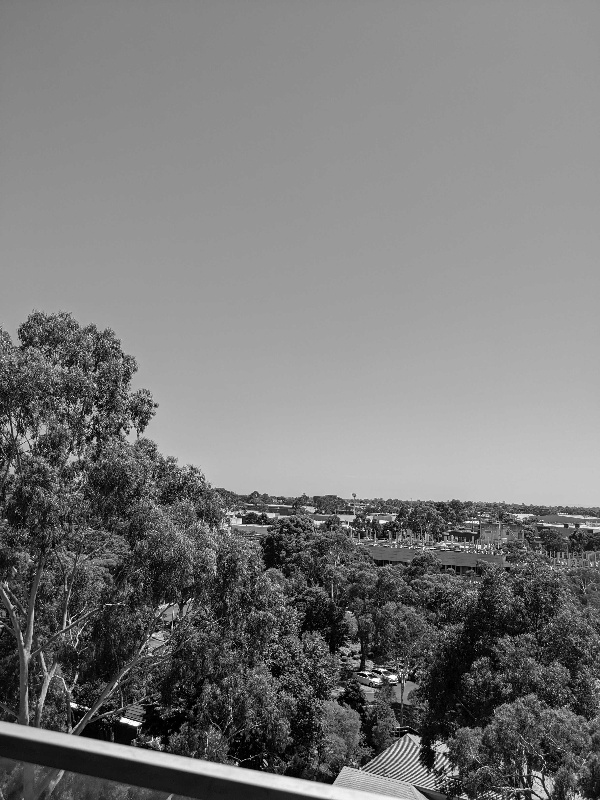
#> input picture Student pack/left.jpg, 600 x 800 px
$ jupyter execute Lab2_student_template.ipynb
#> lines starting #> are read from the running program, lines starting #| are printed output that depends on the picture; after the words box and inside, x2 and y2 are one past the last pixel; in counts of white or black regions, pixels touching at a corner belong together
[cell 1]
import numpy as np
import cv2
from matplotlib import pyplot as plt

## Lab 2: Image Stitching with Homographies

In this lab, we will explore image stitching and panorama creation. You will use a homography to register two images together, and implement bilinear interpolation to help accomplish this. As part of the lab, you will also explore image enhancement strategies to improve the quality of image stitching at the seam (the join between two images) relying on your knowledge of image brightness and human perception of this. Collectively, tasks 1-5 will provide a final stitched image. In task 6, you will apply the same code written in tasks 1-5 to create a panorama image using your own photos.

* Task 1: Draw test points on the left image
* Task 2: Use a homography to find the location of these points in the right image
* Task 3: Bilinear interpolation of the right image pixels
* Task 4: Image stitching
* Task 5: Better blending
* Task 6: Now try your own!

### Academic integrity

Every lab submission will be screened for any collusion and/or plagiarism. Breaches of academic integrity will be investigated thoroughly and may result in a zero for the assessment along with interviews with the plagiarism officers at Monash University.

### Late submissions

The default late submission university penalty will apply.

### Lab Instructions and the Use of Generative AI

You may not use any built-in opencv functions for this lab, other than those used for loading/ saving an image, extracting and matching keypoints, and
computing homographies.
* You may use NumPy for array handling, and vectorizing your code (reducing
the number of for-loops) is encouraged.
* You should use Matplotlib to display images and any intermediate results.
* You may use generative AI.

### Grading
Each lab is worth 8%, and there are a number of sections and tasks with their own weighting. A task is only considered complete if you can demonstrate a working program and show an understanding of the underlying concepts. Note that later tasks should reuse code from earlier tasks.

Masks will be provided based on the correctness of the code, the quality of your results, comments indicating you understand your work, and a discussion of tasks provided at the end of the notebook.

# Task 1: Draw test points on the left image

Draw the following points on the left image as red crosses. Display the resulting image.

{446 , 499, 1}, {383, 590, 1}, {296 , 499, 1}, {282, 511, 1}, {401 , 508, 1}

Recall from lectures that these 3-element homogeneous coordinates can be transformed to 2D image pixel coordinates by dividing the first and second elements by the third (needed for later tasks).

[cell 2]
# Load the left image
left = cv2.imread('left.jpg', cv2.IMREAD_GRAYSCALE)
#> left is the input picture: shape (800, 600); min 0, max 255, mean 120.6

# Convert to display format
left_display = cv2.cvtColor(left, cv2.COLOR_GRAY2BGR)

# Define test points in homogeneous coordinates
test_points_homo = np.array([
    [446, 499, 1],
    [383, 590, 1],
    [296, 499, 1],
    [282, 511, 1],
    [401, 508, 1]
], dtype=np.float32)

# Convert homogeneous coordinates to 2D image pixel coordinates
test_points_2d = test_points_homo[:, :2] / test_points_homo[:, 2:3]

# Draw red crosses on the left image
cross_size = 10
cross_thickness = 2
for point in test_points_2d:
    x, y = int(point[0]), int(point[1])
    # Draw horizontal line
    cv2.line(left_display, (x - cross_size, y), (x + cross_size, y), (0, 0, 255), cross_thickness)
    # Draw vertical line
    cv2.line(left_display, (x, y - cross_size), (x, y + cross_size), (0, 0, 255), cross_thickness)

### Displaying the Given Points on the Left Image

[cell 3]
# Display the left image with test points
plt.figure(figsize=(10, 8))
plt.imshow(cv2.cvtColor(left_display, cv2.COLOR_BGR2RGB))
plt.title('Figure 1. Left Image with Test Points (Red Crosses)')
plt.axis('off')
plt.tight_layout()
plt.show()

# Task 2: Use Homography to find right image points

The following homography transforms pixel coordinates between the left and right images as
$$ x_R = H x_L $$

\begin{bmatrix}
1.6011 & 0.0277 & -393.5701 \\
0.3242 & 1.5119 & -228.8918 \\
0.0009 & 0.0002 & 1.0000
\end{bmatrix}

Apply the homography to transform the left image points in Task 1 to their corresponding locations in the right image. Draw the transformed points as red crosses on the right image. Check your result before moving on.

[cell 4]
# Load the right image
right = cv2.imread('right.jpg', cv2.IMREAD_GRAYSCALE)
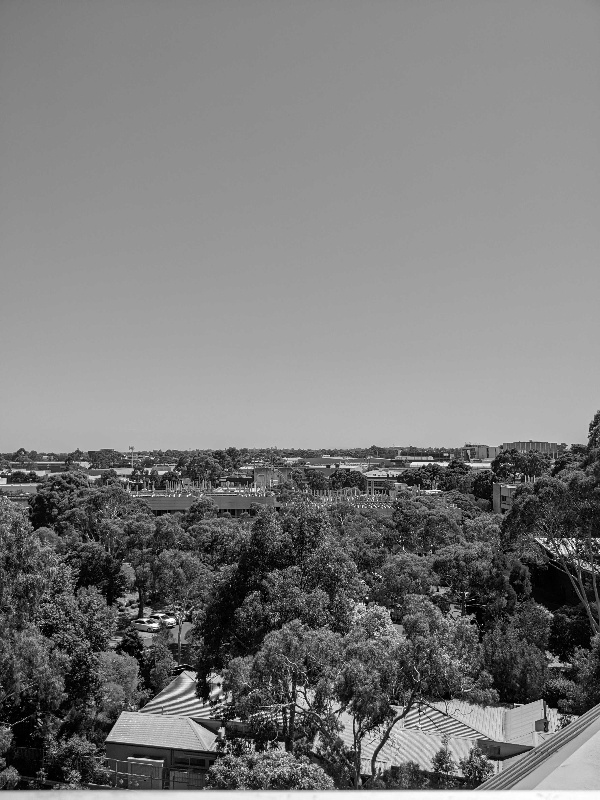
#> input picture Student pack/right.jpg, 600 x 800 px
#> right is the input picture: shape (800, 600); min 0, max 255, mean 122.2

# Convert right image to display format and draw transformed points
right_display = cv2.cvtColor(right, cv2.COLOR_GRAY2BGR)

# Define the homography matrix H
H = np.array([
    [1.6011, 0.0277, -393.5701],
    [0.3242, 1.5119, -228.8918],
    [0.0009, 0.0002, 1.0000]
], dtype=np.float32)

# Transform the test points using the homography: x_R = H @ x_L
# Convert 2D points to homogeneous coordinates for transformation
test_points_homo_transformed = (H @ test_points_homo.T).T

# Convert transformed homogeneous coordinates back to 2D
test_points_transformed_2d = test_points_homo_transformed[:, :2] / test_points_homo_transformed[:, 2:3]

### Displaying the Transformed Points on the Right Image

[cell 5]
# Draw red crosses on the right image at transformed locations
for i, point in enumerate(test_points_transformed_2d):
    x, y = int(point[0]), int(point[1])
    if 0 <= x < right.shape[1] and 0 <= y < right.shape[0]:
        # Draw horizontal line
        cv2.line(right_display, (x - cross_size, y), (x + cross_size, y), (0, 0, 255), cross_thickness)
        # Draw vertical line
        cv2.line(right_display, (x, y - cross_size), (x, y + cross_size), (0, 0, 255), cross_thickness)
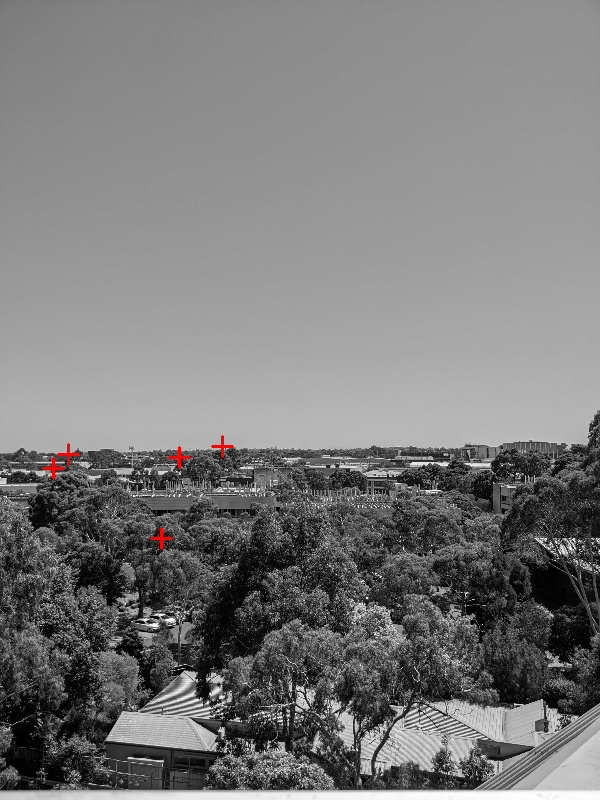
#> right_display: shape (800, 600, 3); 0.13% of pixels changed, all inside (x1, y1, x2, y2) = (42, 435, 234, 550)

# Display the right image with transformed points
plt.figure(figsize=(10, 8))
plt.imshow(cv2.cvtColor(right_display, cv2.COLOR_BGR2RGB))
plt.title('Figure 2. Right Image with Transformed Points (Red Crosses)')
plt.axis('off')
plt.tight_layout()
plt.show()

# Task 3: Bilinear interpolation of the right image

The transformed coordinates can be in between pixel locations. Write a bilinear interpolation function to compute the intensity of the transformed pixel coordinate in right.jpg using intensity values from neighbouring pixel locations. Print the interpolated intensity value for each transformed point in Task 2. The first point should be around 176 whereas the last point should be around 73.

HINT: The bilinear interpolation function should take the transformed pixel coordinate and the intensity values of its four neighbours as input arguments, and should output the interpolated intensity value.

[cell 6]
# Write your code here
def bilinear_interpolation(x, y, I_tl, I_tr, I_bl, I_br):
    """
    Perform bilinear interpolation at position (x, y).

    Args:
        x, y: Continuous coordinates within [0, 1]
        I_tl: Intensity at top-left corner
        I_tr: Intensity at top-right corner
        I_bl: Intensity at bottom-left corner
        I_br: Intensity at bottom-right corner

    Returns:
        Interpolated intensity value
    """
    # Bilinear interpolation formula:
    # I(x,y) = (1-x)(1-y)*I_tl + x(1-y)*I_tr + (1-x)y*I_bl + x*y*I_br

    one_minus_x = 1 - x
    one_minus_y = 1 - y

    interpolated = (one_minus_x * one_minus_y * I_tl +
                   x * one_minus_y * I_tr +
                   one_minus_x * y * I_bl +
                   x * y * I_br)

    return interpolated


def get_pixel_bilinear(image, x, y):
    """
    Get interpolated pixel value at continuous coordinates (x, y) in the image.

    Args:
        image: Input image (grayscale)
        x, y: Continuous coordinates

    Returns:
        Interpolated intensity value, or None if out of bounds
    """
    # Get the integer and fractional parts
    x_int, y_int = int(x), int(y)
    x_frac, y_frac = x - x_int, y - y_int

    height, width = image.shape

    # Check if we're close enough to the boundary for interpolation
    if x_int < 0 or x_int >= width - 1 or y_int < 0 or y_int >= height - 1:
        return None

    # Get the four neighbor pixels
    I_tl = float(image[y_int, x_int])
    I_tr = float(image[y_int, x_int + 1])
    I_bl = float(image[y_int + 1, x_int])
    I_br = float(image[y_int + 1, x_int + 1])

    # Perform bilinear interpolation
    interpolated_value = bilinear_interpolation(x_frac, y_frac, I_tl, I_tr, I_bl, I_br)

    return interpolated_value

### Showing the results of the billinear interpolation functions written above

[cell 7]
# Apply bilinear interpolation to each transformed point
print("Interpolated intensity values at transformed points:")
print("Point | Transformed Coordinates | Interpolated Intensity")
print("-" * 60)

interpolated_values = []
for i, point in enumerate(test_points_transformed_2d):
    x, y = point[0], point[1]
    intensity = get_pixel_bilinear(right, x, y)

    if intensity is not None:
        interpolated_values.append(intensity)
        print(f"{i+1:5d} | ({x:7.2f}, {y:7.2f})      | {intensity:7.2f}")
    else:
        print(f"{i+1:5d} | ({x:7.2f}, {y:7.2f})      | Out of bounds")
#> this loop made 5 passes
#> (I_tl in get_pixel_bilinear, I_tr in get_pixel_bilinear, I_bl in get_pixel_bilinear, I_br in get_pixel_bilinear, interpolated_value in get_pixel_bilinear, intensity) on passes 1 to 4: (176, 176, 176, 176, 176, 176), (40, 28, 53, 33, 38.47, 38.47), (69, 78, 43, 71, 69.83, 69.83), (58, 61, 58, 56, 58.19, 58.19)
#> (printed output is left out)
#> after the loop, interpolated_values = [176, 38.47, 69.83, 58.19, 74.51]

print("\n" + "="*60)

print(f"First point interpolated intensity: {interpolated_values[0]:.2f} (expected ~176)")
#| First point interpolated intensity: 176.00 (expected ~176)
print(f"Last point interpolated intensity:  {interpolated_values[-1]:.2f} (expected ~73)")
#| Last point interpolated intensity:  74.51 (expected ~73)

# Task 4: Image stitching

Create a 1200x800 (width x height) image and fill the left hand side of this image with the left image. This stitched image will use the left image coordinate system (xl) throughout the stitching process. Next, fill in the remaining pixels on the RHS by transforming their pixel coordinates (left image coordinates) to the right image coordinates via the homography from Task 2 and determining the intensity using your bilinear interpolation implementation. If the right pixel  coordinate is valid, generate the pixel value using bilinear interpolation, but if the right pixel coordinate is invalid, use a pixel value of zero. Display the stitching results. It should look like a wide-angle image with a visible seam where the two images join.

[cell 8]
# Get image dimensions
left_height, left_width = left.shape
right_height, right_width = right.shape

print(f"Left image size: {left_width} x {left_height}")
#| Left image size: 600 x 800
print(f"Right image size: {right_width} x {right_height}")
#| Right image size: 600 x 800

# Create 1200x800 canvas and fill left side with left image
canvas_width, canvas_height = 1200, 800
stitched = np.zeros((canvas_height, canvas_width), dtype=np.uint8)
stitched[:left_height, :left_width] = left

# Vectorized: build grid of all canvas pixel coordinates (Week 4 pattern: K@X)
xs, ys = np.meshgrid(np.arange(canvas_width), np.arange(canvas_height))

# Apply H directly (x_R = H @ x_L) to find each canvas pixel's location in right image
denom   = H[2,0]*xs + H[2,1]*ys + H[2,2]
x_right = (H[0,0]*xs + H[0,1]*ys + H[0,2]) / denom
y_right = (H[1,0]*xs + H[1,1]*ys + H[1,2]) / denom

# Vectorized bilinear interpolation
def bilinear_vectorized(image, x, y):
    h, w = image.shape
    x0 = np.floor(x).astype(int)
    y0 = np.floor(y).astype(int)
    x_frac = x - x0
    y_frac = y - y0

    valid = (x0 >= 0) & (x0 < w-1) & (y0 >= 0) & (y0 < h-1)
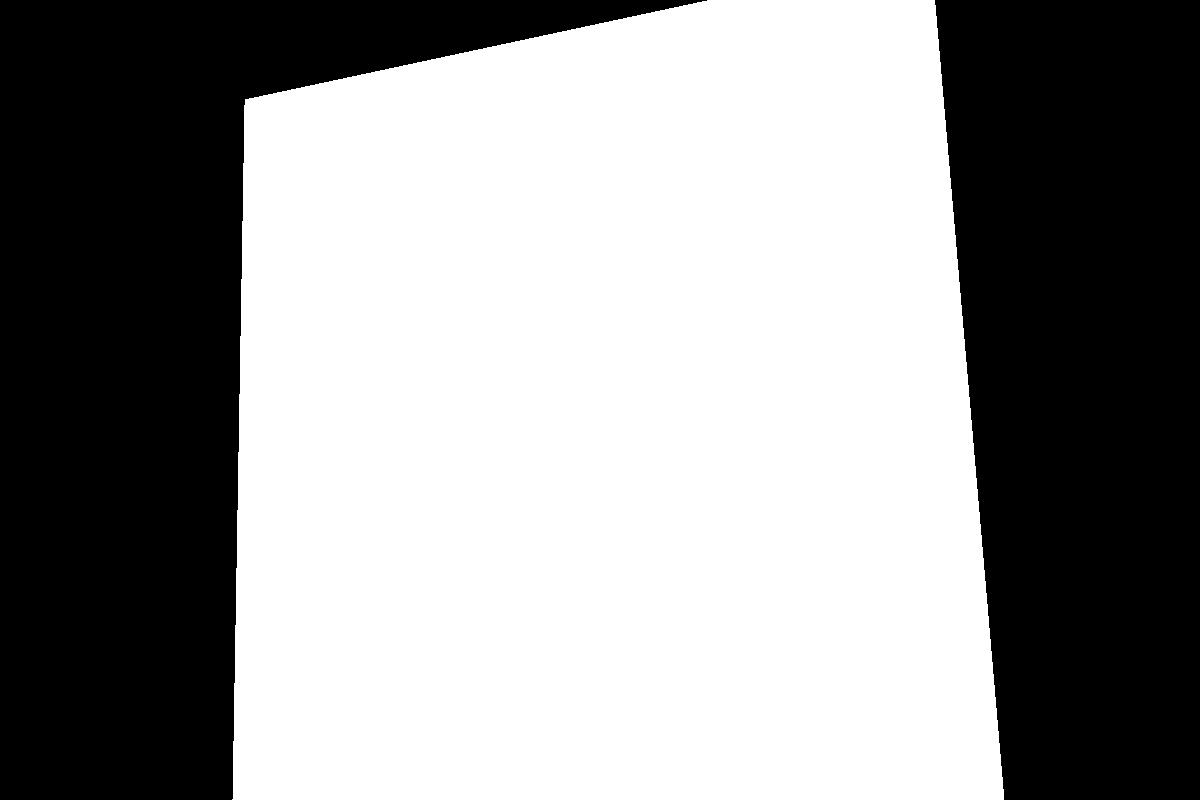
#> valid: shape (800, 1200) bool; 58.5% white; 2 black regions, box (x1, y1, x2, y2) and area: (0, 0, 707, 800) 214543, (935, 0, 1200, 800) 184185
    out = np.zeros_like(x, dtype=np.float32)

    xv, yv = x0[valid], y0[valid]
    dx, dy = x_frac[valid], y_frac[valid]

    I_tl = image[yv,   xv  ].astype(np.float32)
    I_tr = image[yv,   xv+1].astype(np.float32)
    I_bl = image[yv+1, xv  ].astype(np.float32)
    I_br = image[yv+1, xv+1].astype(np.float32)

    out[valid] = ((1-dx)*(1-dy)*I_tl +
                     dx *(1-dy)*I_tr +
                  (1-dx)*   dy *I_bl +
                     dx *   dy *I_br)
    return out, valid

warped, valid = bilinear_vectorized(right, x_right, y_right)

# Only fill RHS (x >= left_width) with right image pixels
rhs_mask = np.zeros((canvas_height, canvas_width), dtype=bool)
rhs_mask[:, left_width:] = valid[:, left_width:]
stitched[rhs_mask] = np.clip(warped[rhs_mask], 0, 255).astype(np.uint8)

### Displaying the stitched image

[cell 9]
plt.figure(figsize=(14, 7))
plt.imshow(stitched, cmap='gray')
plt.title('Figure 3. Stitched Image')
plt.axis('off')
plt.tight_layout()
plt.show()

# Task 5: Better blending

Improve the visual quality of the stitched image by trying the following image processing techniques:

1. Adjust the width of the output image automatically so that fewer black pixels are
visible
2. Adjust the brightness (by a scaling factor) of each image so that the seam is less
visible
3. Apply a small amount of Gaussian blur or alpha blending near the seam to make
it less visible
4. Adjust the horizontal location of the seam (it can be moved further to the left as
the right image overlaps into the left by quite a few pixels)

Note that you do not have to try all of the above. However, you will only receive a mark here depending on
• the quality of the stitched image
• whether a serious programming attempt is made to improve the visual quality of the stitched image

[cell 10]
# -- 1. Auto canvas width: transform right image corners into left image space --
H_inv = np.linalg.inv(H)
corners_right = np.array([[0,0,1],[right_width-1,0,1],
                           [right_width-1,right_height-1,1],[0,right_height-1,1]], dtype=np.float32)
corners_in_left = (H_inv @ corners_right.T).T
corners_in_left_2d = corners_in_left[:, :2] / corners_in_left[:, 2:3]

x_min_right = int(np.ceil(np.min(corners_in_left_2d[:, 0])))
x_max_right = int(np.floor(np.max(corners_in_left_2d[:, 0])))
auto_width  = max(1200, x_max_right + 1)
auto_height = 800
print(f"Right image spans x=[{x_min_right}, {x_max_right}] in left image space")
#| Right image spans x=[232, 1026] in left image space
print(f"Auto canvas size: {auto_width} x {auto_height}")
#| Auto canvas size: 1200 x 800

# -- Warp full canvas using H directly (same as Task 4) --
xs, ys = np.meshgrid(np.arange(auto_width), np.arange(auto_height))
denom   =  H[2,0]*xs + H[2,1]*ys + H[2,2]
x_right = (H[0,0]*xs + H[0,1]*ys + H[0,2]) / denom
y_right = (H[1,0]*xs + H[1,1]*ys + H[1,2]) / denom

warped, valid = bilinear_vectorized(right, x_right, y_right)

# -- 2. Brightness adjustment: match mean intensity in overlap region --
overlap_mask = valid.copy()
overlap_mask[:, left_width:] = False

left_extended = np.zeros((auto_height, auto_width), dtype=np.float32)
left_extended[:left_height, :left_width] = left.astype(np.float32)

if np.any(overlap_mask):
    left_mean  = np.mean(left_extended[overlap_mask])
#> left_mean = 127.4
    right_mean = np.mean(warped[overlap_mask])
#> right_mean = 120.4
    brightness_scale = np.clip(left_mean / (right_mean + 1e-6), 0.7, 1.3)
#> brightness_scale = 1.06
else:
    brightness_scale = 1.0
print(f"Brightness scale: {brightness_scale:.3f}")
#| Brightness scale: 1.058

warped_scaled = np.clip(warped * brightness_scale, 0, 255)

# -- 3 & 4. Move seam left into overlap + alpha blend across overlap zone --
seam_x    = max(0, x_min_right)
blend_end = left_width

output = np.zeros((auto_height, auto_width), dtype=np.float32)
output[valid] = warped_scaled[valid]
output[:left_height, :blend_end] = left_extended[:left_height, :blend_end]

if blend_end > seam_x:
    blend_width = blend_end - seam_x
    alpha = np.linspace(1.0, 0.0, blend_width)[None, :]
    left_strip  = left_extended[:, seam_x:blend_end]
    right_strip = warped_scaled[:, seam_x:blend_end]
    valid_strip = valid[:, seam_x:blend_end]
    blended = alpha * left_strip + (1.0 - alpha) * right_strip
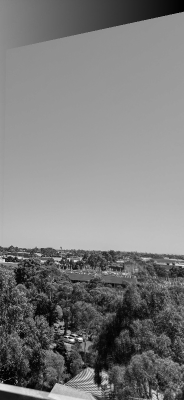
#> blended: shape (800, 368) float64 (shown at 1/2 size); min 0, max 255, mean 124.8
    output[:, seam_x:blend_end] = np.where(valid_strip, blended, left_strip)

stitched_blended = np.clip(output, 0, 255).astype(np.uint8)

# Tighter crop - skip rows until no black pixels remain in that row up to last_col
valid_cols = np.all(stitched_blended > 0, axis=0)
last_col   = np.where(valid_cols)[0][-1] + 1
#> last_col = 935

# Find first row where ALL pixels up to last_col are non-zero
row_valid = np.all(stitched_blended[:, :last_col] > 0, axis=1)
first_row = np.where(row_valid)[0][0]
#> first_row = 23
last_row  = np.where(np.any(stitched_blended > 0, axis=1))[0][-1] + 1
#> last_row = 800

stitched_blended_cropped = stitched_blended[first_row:last_row, :last_col]
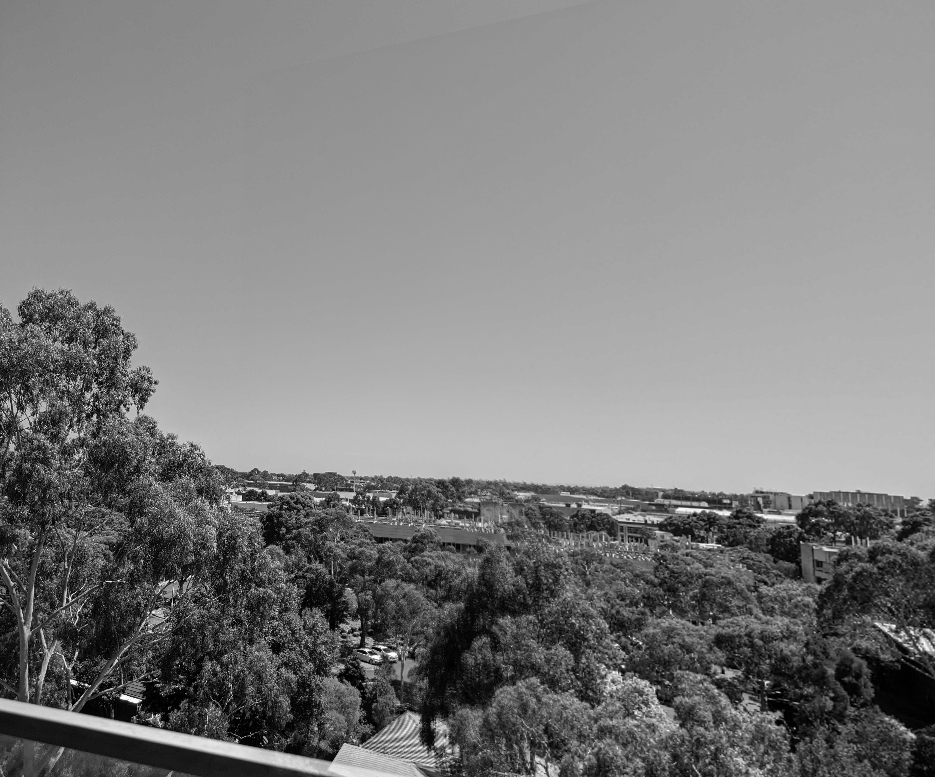
#> stitched_blended_cropped: shape (777, 935); min 0, max 255, mean 124.8

### Dsiplaying the pre-stitching and post-stitching images for comparison

[cell 11]
# -- Display comparison --
fig, axes = plt.subplots(1, 2, figsize=(18, 7))
axes[0].imshow(stitched, cmap='gray')
axes[0].set_title('Task 4: Basic Stitching')
axes[0].axis('off')
axes[1].imshow(stitched_blended_cropped, cmap='gray')
axes[1].set_title('Task 5: Blended Stitching')
plt.tight_layout()
plt.axis('off')
plt.show()

cv2.imwrite('stitched_final.png', stitched_blended_cropped)
print("Final stitched image saved to: stitched_final.png")
